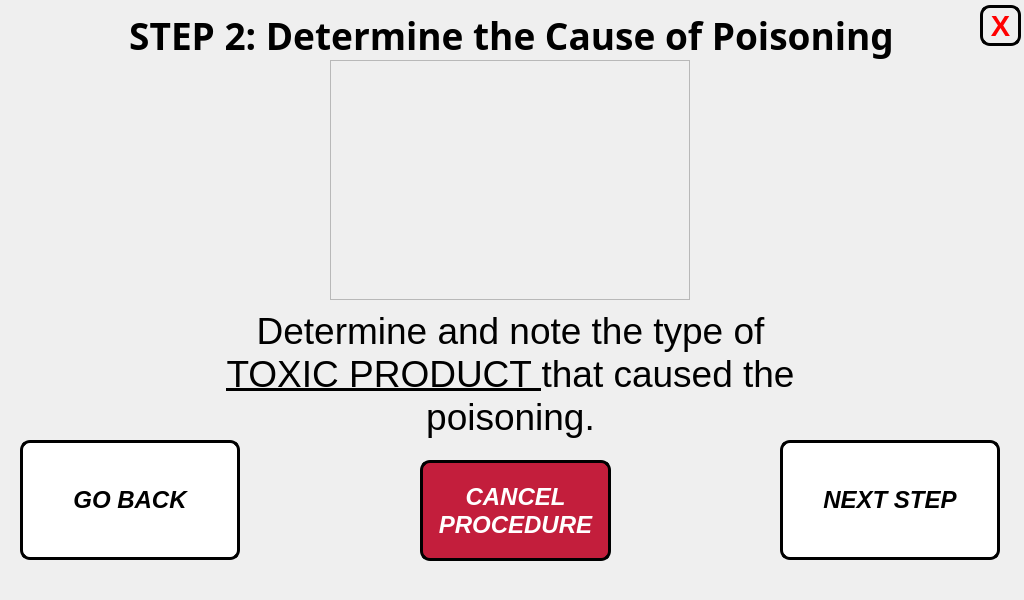
<?xml version="1.0" encoding="UTF-8"?>
<ui version="4.0">
 <class>step_2_window</class>
 <widget class="QMainWindow" name="step_2_window">
  <property name="geometry">
   <rect>
    <x>0</x>
    <y>0</y>
    <width>1024</width>
    <height>600</height>
   </rect>
  </property>
  <property name="minimumSize">
   <size>
    <width>1024</width>
    <height>600</height>
   </size>
  </property>
  <property name="maximumSize">
   <size>
    <width>1024</width>
    <height>600</height>
   </size>
  </property>
  <property name="windowTitle">
   <string>Step 1 Procedure</string>
  </property>
  <widget class="QWidget" name="centralwidget">
   <widget class="QLabel" name="title_step_2">
    <property name="geometry">
     <rect>
      <x>6</x>
      <y>0</y>
      <width>1011</width>
      <height>71</height>
     </rect>
    </property>
    <property name="font">
     <font>
      <family>Unispace</family>
      <pointsize>18</pointsize>
      <weight>75</weight>
      <bold>true</bold>
     </font>
    </property>
    <property name="text">
     <string>&lt;html&gt;&lt;head/&gt;&lt;body&gt;&lt;p align=&quot;center&quot;&gt;&lt;span style=&quot; font-size:28pt;&quot;&gt;STEP 2: Determine the Cause of Poisoning&lt;/span&gt;&lt;/p&gt;&lt;/body&gt;&lt;/html&gt;</string>
    </property>
    <property name="alignment">
     <set>Qt::AlignCenter</set>
    </property>
   </widget>
   <widget class="QLabel" name="text_steps_2">
    <property name="geometry">
     <rect>
      <x>20</x>
      <y>310</y>
      <width>981</width>
      <height>181</height>
     </rect>
    </property>
    <property name="font">
     <font>
      <pointsize>14</pointsize>
     </font>
    </property>
    <property name="text">
     <string>&lt;html&gt;&lt;head/&gt;&lt;body&gt;&lt;p align=&quot;center&quot;&gt;&lt;span style=&quot; font-family:'Calibri'; font-size:28pt; color:#000000;&quot;&gt;Determine and note the type of &lt;br/&gt;&lt;/span&gt;&lt;span style=&quot; font-family:'Calibri'; font-size:28pt; text-decoration: underline; color:#000000;&quot;&gt;TOXIC PRODUCT &lt;/span&gt;&lt;span style=&quot; font-family:'Calibri'; font-size:28pt; color:#000000;&quot;&gt;that caused the &lt;br/&gt;poisoning.&lt;/span&gt;&lt;/p&gt;&lt;p align=&quot;center&quot;&gt;&lt;br/&gt;&lt;/p&gt;&lt;/body&gt;&lt;/html&gt;</string>
    </property>
   </widget>
   <widget class="QLabel" name="gif_player_label_2">
    <property name="geometry">
     <rect>
      <x>330</x>
      <y>60</y>
      <width>360</width>
      <height>240</height>
     </rect>
    </property>
    <property name="minimumSize">
     <size>
      <width>360</width>
      <height>240</height>
     </size>
    </property>
    <property name="maximumSize">
     <size>
      <width>360</width>
      <height>240</height>
     </size>
    </property>
    <property name="font">
     <font>
      <family>Unispace</family>
      <pointsize>16</pointsize>
      <weight>75</weight>
      <bold>true</bold>
     </font>
    </property>
    <property name="frameShape">
     <enum>QFrame::StyledPanel</enum>
    </property>
    <property name="lineWidth">
     <number>1</number>
    </property>
    <property name="text">
     <string/>
    </property>
    <property name="pixmap">
     <pixmap>../pictures/brand_x.png</pixmap>
    </property>
    <property name="alignment">
     <set>Qt::AlignCenter</set>
    </property>
   </widget>
   <widget class="QPushButton" name="next_step_button_2">
    <property name="geometry">
     <rect>
      <x>780</x>
      <y>440</y>
      <width>220</width>
      <height>120</height>
     </rect>
    </property>
    <property name="minimumSize">
     <size>
      <width>220</width>
      <height>120</height>
     </size>
    </property>
    <property name="maximumSize">
     <size>
      <width>220</width>
      <height>120</height>
     </size>
    </property>
    <property name="font">
     <font>
      <pointsize>18</pointsize>
      <weight>75</weight>
      <italic>true</italic>
      <bold>true</bold>
     </font>
    </property>
    <property name="cursor">
     <cursorShape>PointingHandCursor</cursorShape>
    </property>
    <property name="styleSheet">
     <string notr="true">QPushButton:hover:!pressed
{
  background-color: rgb(195,30,60);
}

QPushButton
{
  background-color: white;
color: black;
border-style: outset;
border-width: 3px;
border-radius:10px;
border-color: black;
}</string>
    </property>
    <property name="text">
     <string>NEXT STEP</string>
    </property>
   </widget>
   <widget class="QPushButton" name="go_back_injury_type_2">
    <property name="geometry">
     <rect>
      <x>20</x>
      <y>440</y>
      <width>220</width>
      <height>120</height>
     </rect>
    </property>
    <property name="minimumSize">
     <size>
      <width>220</width>
      <height>120</height>
     </size>
    </property>
    <property name="maximumSize">
     <size>
      <width>220</width>
      <height>120</height>
     </size>
    </property>
    <property name="font">
     <font>
      <pointsize>18</pointsize>
      <weight>75</weight>
      <italic>true</italic>
      <bold>true</bold>
     </font>
    </property>
    <property name="styleSheet">
     <string notr="true">QPushButton:hover:!pressed
{
  background-color: rgb(195,30,60);
}

QPushButton
{
  background-color: white;
color: black;
border-style: outset;
border-width: 3px;
border-radius:10px;
border-color: black;
}</string>
    </property>
    <property name="text">
     <string>GO BACK</string>
    </property>
   </widget>
   <widget class="QLabel" name="label">
    <property name="geometry">
     <rect>
      <x>0</x>
      <y>0</y>
      <width>1024</width>
      <height>600</height>
     </rect>
    </property>
    <property name="minimumSize">
     <size>
      <width>1024</width>
      <height>600</height>
     </size>
    </property>
    <property name="maximumSize">
     <size>
      <width>1024</width>
      <height>600</height>
     </size>
    </property>
    <property name="text">
     <string/>
    </property>
    <property name="pixmap">
     <pixmap>../pictures/program_pictures/main_wallpaper.png</pixmap>
    </property>
   </widget>
   <widget class="QPushButton" name="end_procedure_now_button">
    <property name="geometry">
     <rect>
      <x>420</x>
      <y>460</y>
      <width>191</width>
      <height>101</height>
     </rect>
    </property>
    <property name="minimumSize">
     <size>
      <width>0</width>
      <height>0</height>
     </size>
    </property>
    <property name="maximumSize">
     <size>
      <width>16777215</width>
      <height>16777215</height>
     </size>
    </property>
    <property name="font">
     <font>
      <pointsize>18</pointsize>
      <weight>75</weight>
      <italic>true</italic>
      <bold>true</bold>
     </font>
    </property>
    <property name="styleSheet">
     <string notr="true">QPushButton:hover:!pressed
{
  background-color: grey;
}

QPushButton
{
  background-color: rgb(195,30,60);
color: white;
border-style: outset;
border-width: 3px;
border-radius:10px;
border-color: black;
}</string>
    </property>
    <property name="text">
     <string>CANCEL
PROCEDURE</string>
    </property>
   </widget>
   <widget class="QPushButton" name="close_button">
    <property name="geometry">
     <rect>
      <x>980</x>
      <y>5</y>
      <width>41</width>
      <height>41</height>
     </rect>
    </property>
    <property name="font">
     <font>
      <pointsize>22</pointsize>
      <weight>75</weight>
      <bold>true</bold>
     </font>
    </property>
    <property name="styleSheet">
     <string notr="true">QPushButton:hover:!pressed
{
  background-color: rgb(195,30,60);
}

QPushButton
{

color: red;
border-style: outset;
border-width: 3px;
border-radius:10px;
border-color: black;
}
</string>
    </property>
    <property name="text">
     <string>X</string>
    </property>
   </widget>
   <zorder>label</zorder>
   <zorder>text_steps_2</zorder>
   <zorder>title_step_2</zorder>
   <zorder>gif_player_label_2</zorder>
   <zorder>next_step_button_2</zorder>
   <zorder>go_back_injury_type_2</zorder>
   <zorder>end_procedure_now_button</zorder>
   <zorder>close_button</zorder>
  </widget>
 </widget>
 <resources/>
 <connections/>
</ui>
